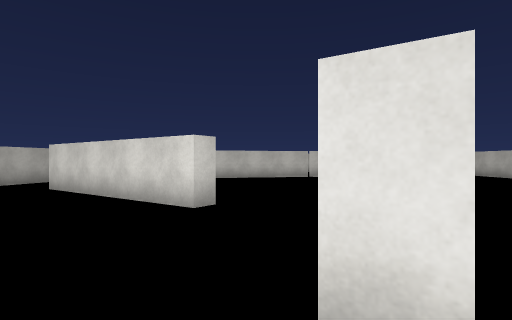
view 1 (above)

24 first-person views from a walk through a 3-D level made in the Unity game engine. The camera is 1.5 m above the floor, looks level and sees 80° across. The floor is counted in squares, 2 m on a side. Each view is taken from the middle of a square. On the plan, view 1 faces up. The plan holds only what a view shows up to about 10 squares ahead; the rest is blank. The place goes on beyond the plan. Surface patterns are stand-ins for the level's own textures.

view 2
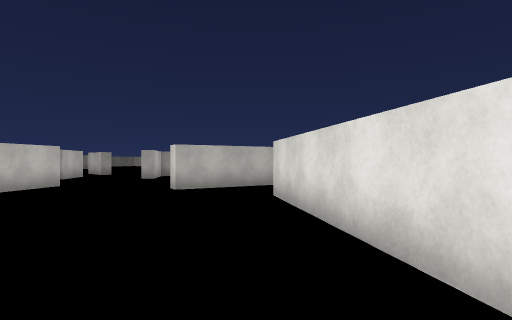

view 3
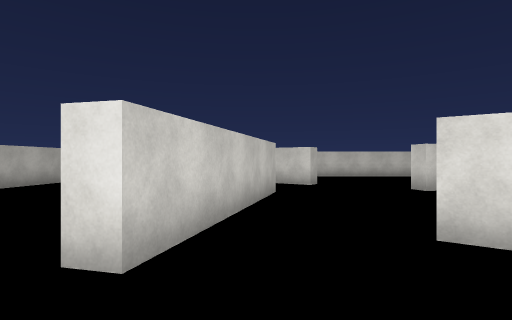

view 4
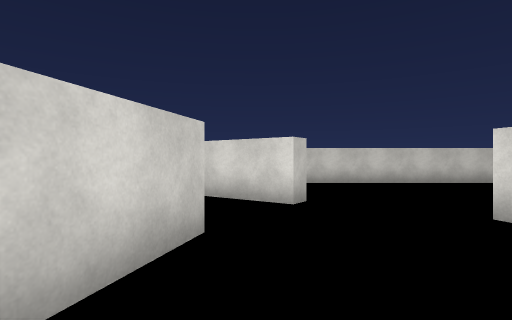

view 5
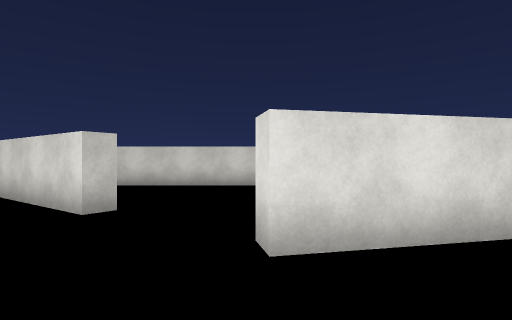

view 6
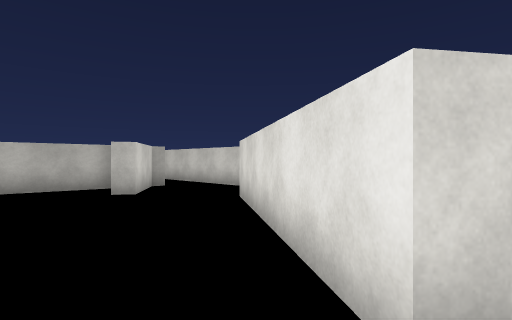

view 7
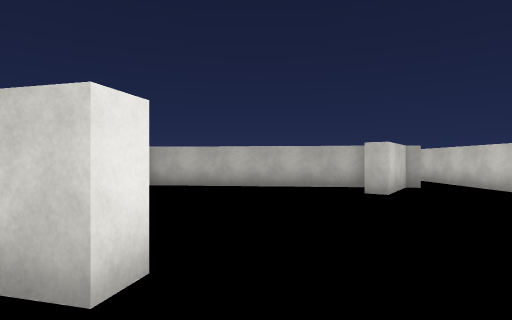

view 8
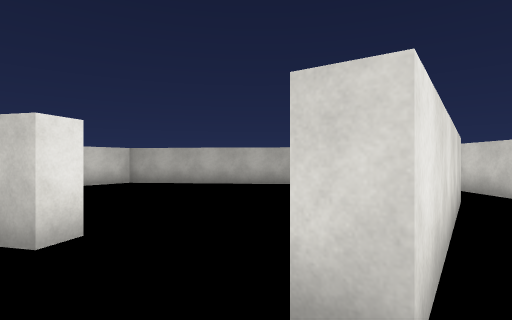

view 9
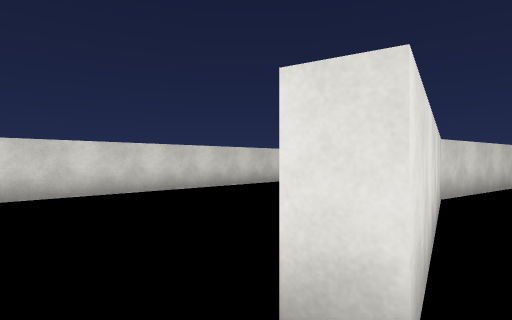

view 10
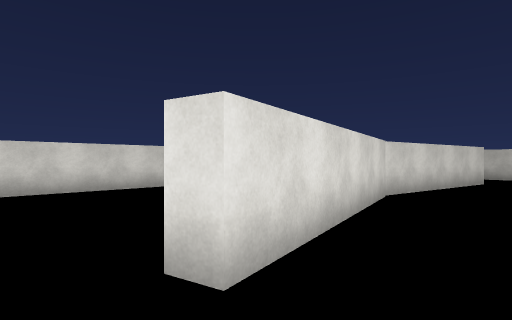

view 11
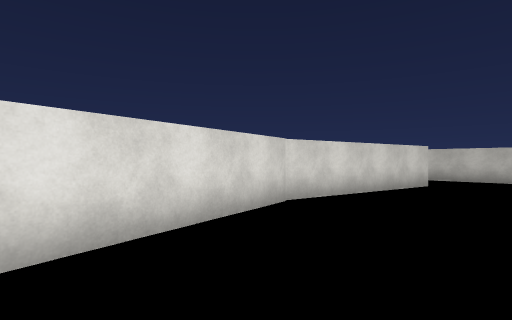

view 12
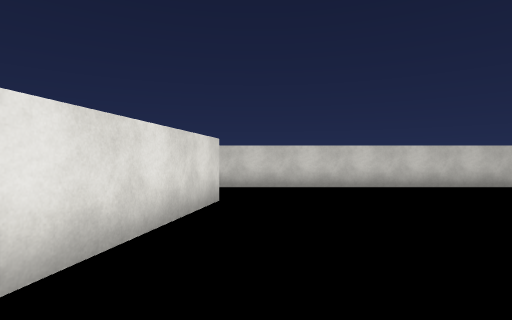

view 13
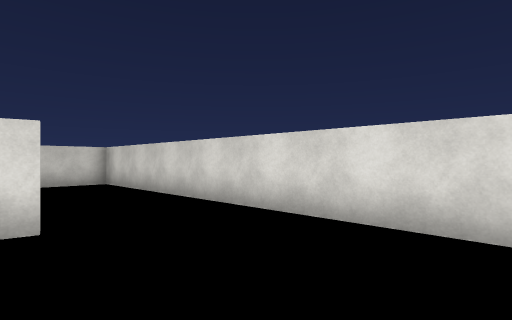

view 14
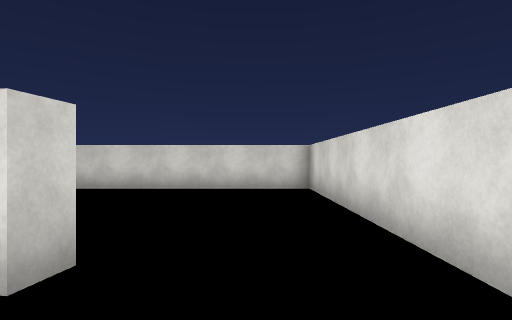

view 15
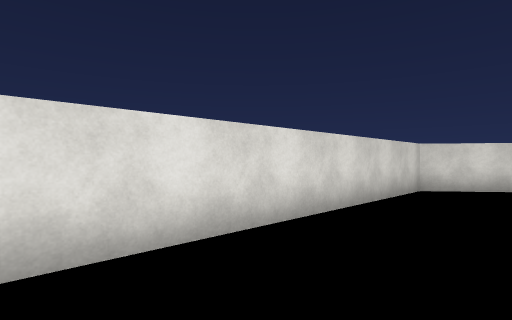

view 16
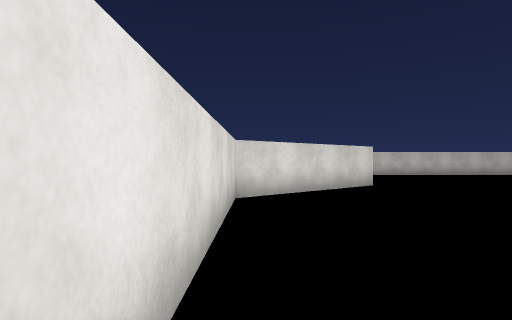

view 17
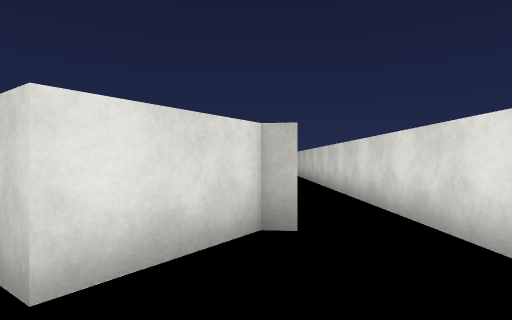

view 18
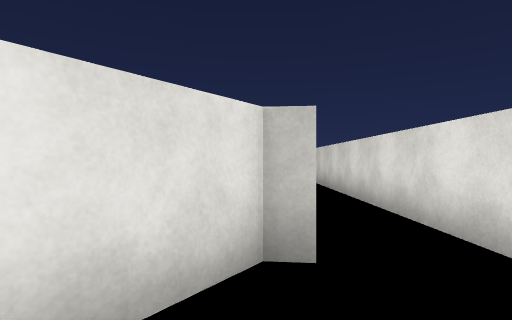

view 19
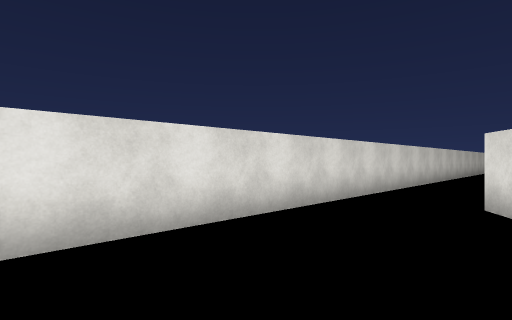

view 20
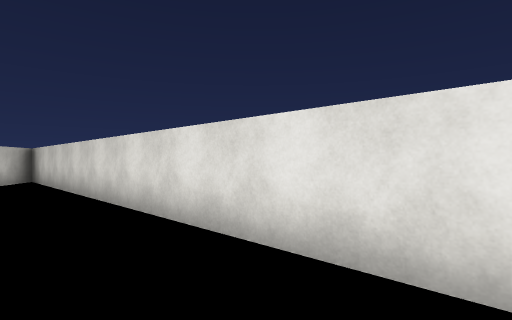

view 21
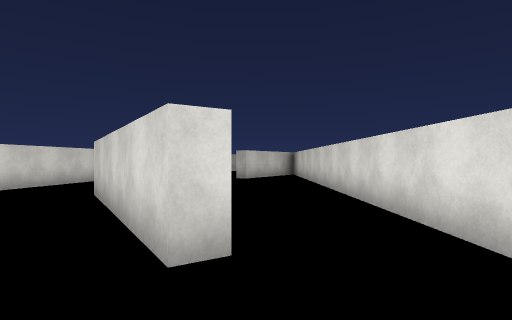

view 22
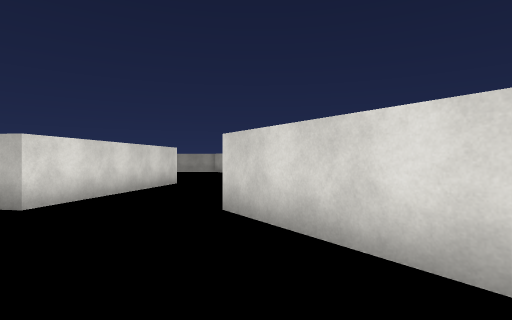

view 23
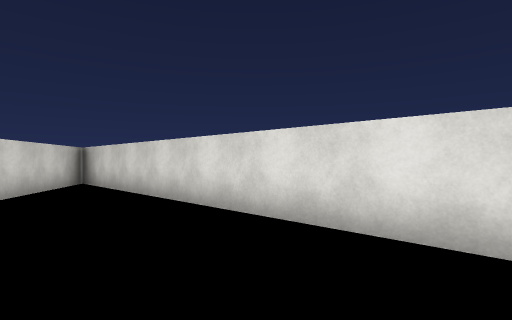

view 24
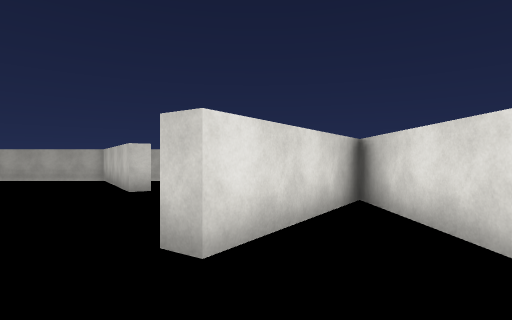

### Floor plan
Points are (right, up) in squares from view 1. A wall is a line through its corners. A room is listed if a view was taken in it or the views show most of it. See-through windows are left out.
Room 1 (views 1, 2, 3, 4, 5, 6, 7, 8, 9, 10, 11, 12, 13, 14, 15, 16, 17, 18)
walls: (-0.7, 5.2) (-1, 4.8) (-5.4, 7.9); (0.7, 0.9) (0.1, 1.3); (-7.1, 12.3) (-6.5, 12.2) (-7.9, 7) (-8.5, 7.2); (-11.1, 5.2) (-10.1, 3.8); (6.5, 1) (10.4, 4) (10.4, 19) (-7.1, 19); (7.7, 13.2) (7.6, 12.7) (2.5, 13.6) (-2.9, 12.4) (-3, 12.9); (-9.2, 17.5) (-5.1, 14.6) (-5.4, 14.2) (-9.7, 17.2); (-9.9, 19) (-14.6, 19); (-13.4, 16.1) (-14, 9.9) (-12.8, 9); (-13.2, 17.5) (-13.3, 17.1) (-11.6, 15.8) (-11.9, 15.4)
Room 2 (views 19, 20, 21, 22, 23, 24)
walls: (-28.8, 11.5) (-23.5, 10.5) (-23.6, 10.1); (-34.4, 14.5) (-34.1, 14) (-37, 12.2); (-20, 16.4) (-19.4, 16.8) (-19.1, 16.4) (-23.6, 13.5); (-14.6, 19) (-32.7, 19) (-29.3, 16.6) (-29.6, 16.2)

Where each view was taken, in squares from view 1:
view 1: 0 up, 0 right, facing up
view 2: 3 up, 1 left, facing up-left
view 3: 5 up, 7 left, facing up
view 4: 9 up, 6 left, facing up
view 5: 10 up, 3 left, facing up
view 6: 13 up, 5 left, facing up-left
view 7: 13 up, 5 left, facing left
view 8: 14 up, 4 left, facing left
view 9: 12 up, 4 left, facing up-right
view 10: 11 up, 4 left, facing up-right
view 11: 10 up, 2 left, facing up-right
view 12: 12 up, 2 right, facing right
view 13: 9 up, 7 right, facing up-right
view 14: 11 up, 9 right, facing up
view 15: 12 up, 8 right, facing down-right
view 16: 10 up, 10 right, facing down
view 17: 17 up, 10 left, facing left
view 18: 17 up, 11 left, facing left
view 19: 16 up, 25 left, facing up-right
view 20: 17 up, 20 left, facing up-left
view 21: 17 up, 17 left, facing left
view 22: 14 up, 19 left, facing left
view 23: 16 up, 22 left, facing up-left
view 24: 17 up, 27 left, facing left
